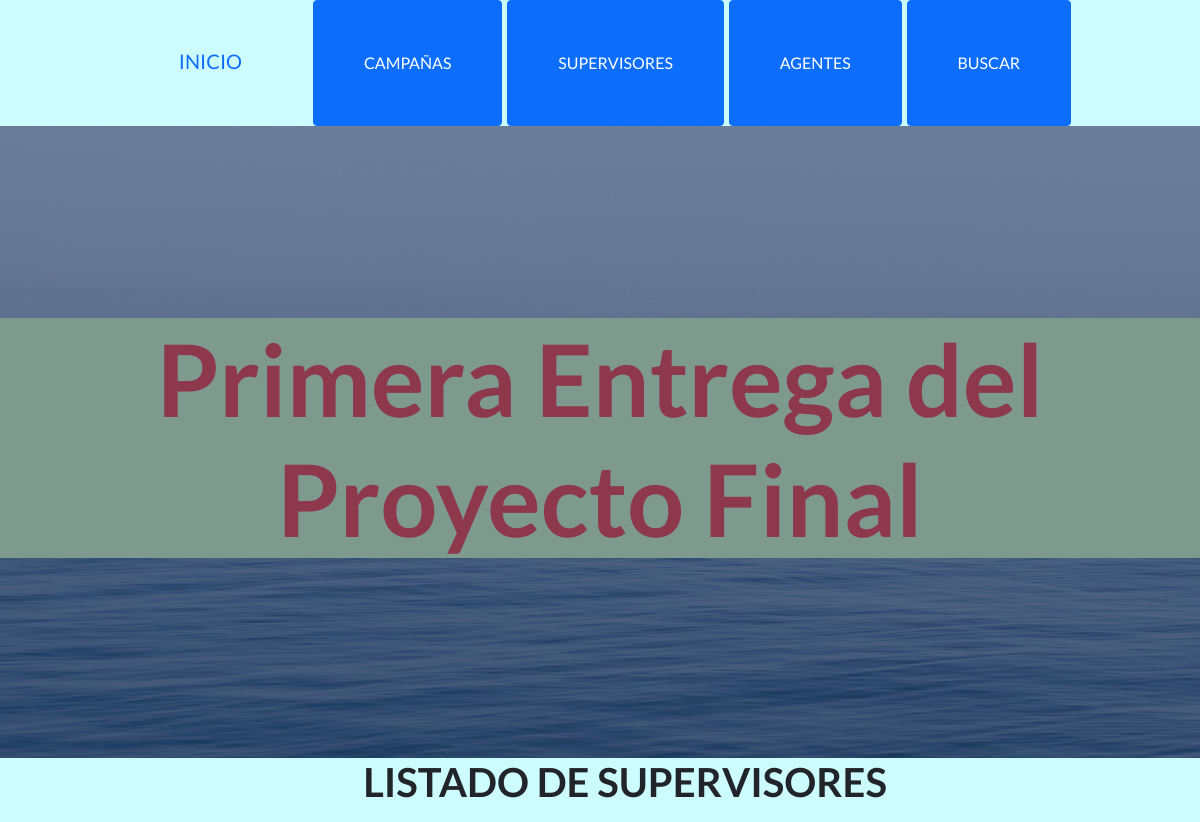
The app's page /AppCoder/supervisores/list/, older data.
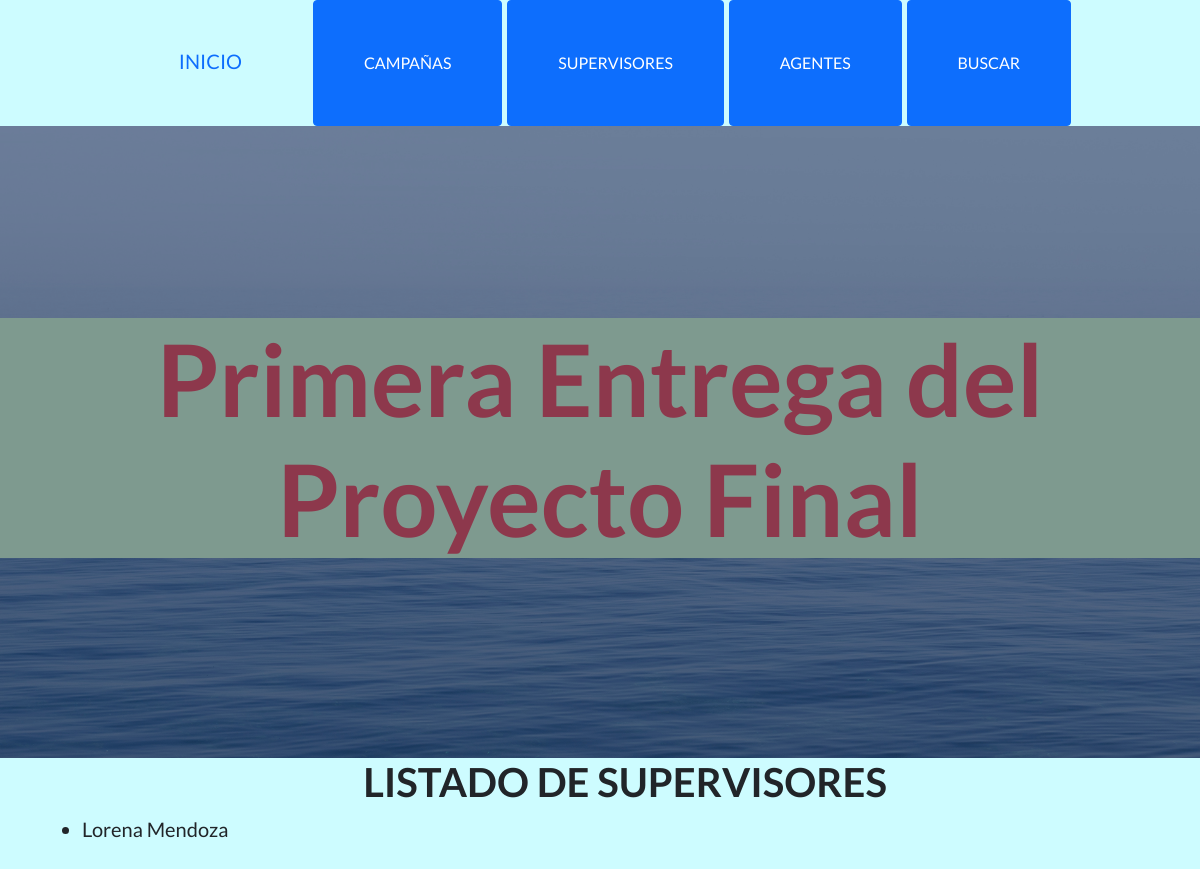
The same page, newer data.
### AppCoder/models.py (models this page shows)
class Supervisores(models.Model):
    nombre = models.CharField(max_length=30)
    apellido = models.CharField(max_length=30)
    grupo = models.IntegerField()
    def __str__(self):
        return self.nombre+' '+self.apellido

### AppCoder/views.py (the view)
# urls.py: path('supervisores/list/', SupervisorList.as_view(), name='estudiante_listar')
class SupervisorList(ListView):
    model = Supervisores
    template_name = 'AppCoder/leerSupervisores.html'

### AppCoder/templates/AppCoder/leerSupervisores.html
{% extends 'AppCoder/inicio.html' %}
{% load static %}
{% block pantalla %}
<h1 style="text-align: center;">LISTADO DE SUPERVISORES</h1>
    <ul>
        {% for supervisor in object_list %}
            <li>{{ supervisor }}</li>
            <br>
            {% endfor %}
    </ul>
{% endblock %}

Row changes from the older to the newer data that the page shows:
added Supervisores: nombre+apellido "Lorena Mendoza"
